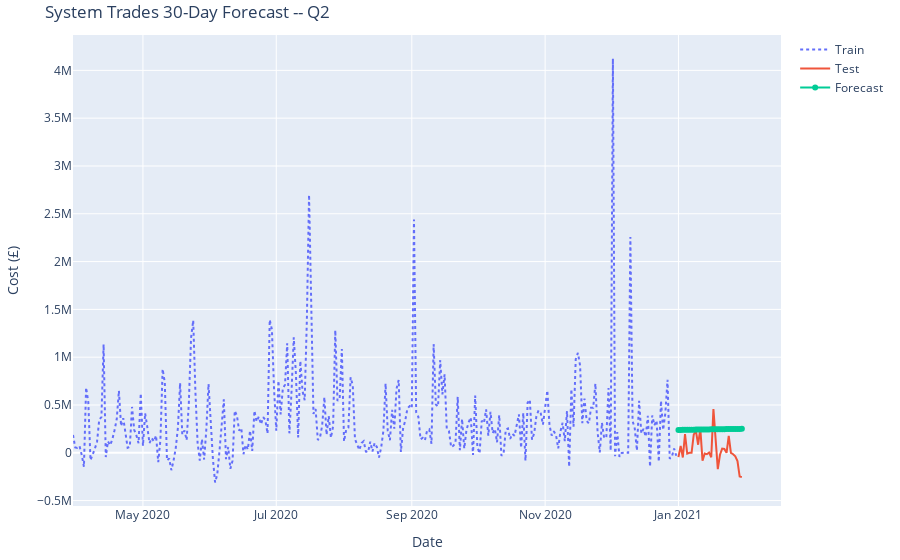

The notebook cell saved with this chart:
### Code cell
go_plotter(df_train, df_test, df_forecast, FC, LABEL, "System")
maape(df_test.values, df_forecast.values)
